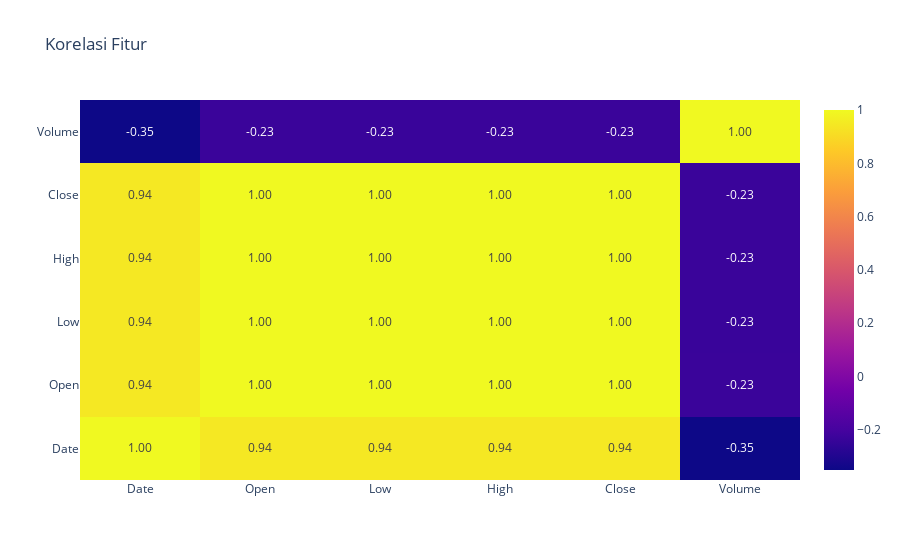

Notebook code for this chart:
### Markdown cell above
**Find Feature Correlation**

### Code cell
df_corr = df.corr()

fig = go.Figure()
fig.add_trace(go.Heatmap(x = df_corr.columns,y = df_corr.index,z = np.array(df_corr),text=df_corr.values,texttemplate='%{text:.2f}'))
fig.update_layout(title='Korelasi Fitur')
fig.show()

### Figure 1 — Plotly figure (JSON) as saved in the notebook; plotly's stock layout.template omitted (floating-point values rounded to 4 significant figures)
{"data": [{"text": [[1, 0.9445, 0.9443, 0.9446, 0.9444, -0.3507], [0.9445, 1, 0.9999, 0.9998, 0.9998, -0.2326], [0.9443, 0.9999, 1, 0.9998, 0.9999, -0.2336], [0.9446, 0.9998, 0.9998, 1, 0.9999, -0.2311], [0.9444, 0.9998, 0.9999, 0.9999, 1, -0.2323], [-0.3507, -0.2326, -0.2336, -0.2311, -0.2323, 1]], "texttemplate": "%{text:.2f}", "type": "heatmap", "x": ["Date", "Open", "Low", "High", "Close", "Volume"], "y": ["Date", "Open", "Low", "High", "Close", "Volume"], "z": [[1, 0.9445, 0.9443, 0.9446, 0.9444, -0.3507], [0.9445, 1, 0.9999, 0.9998, 0.9998, -0.2326], [0.9443, 0.9999, 1, 0.9998, 0.9999, -0.2336], [0.9446, 0.9998, 0.9998, 1, 0.9999, -0.2311], [0.9444, 0.9998, 0.9999, 0.9999, 1, -0.2323], [-0.3507, -0.2326, -0.2336, -0.2311, -0.2323, 1]]}], "layout": {"title": {"text": "Korelasi Fitur"}}}
